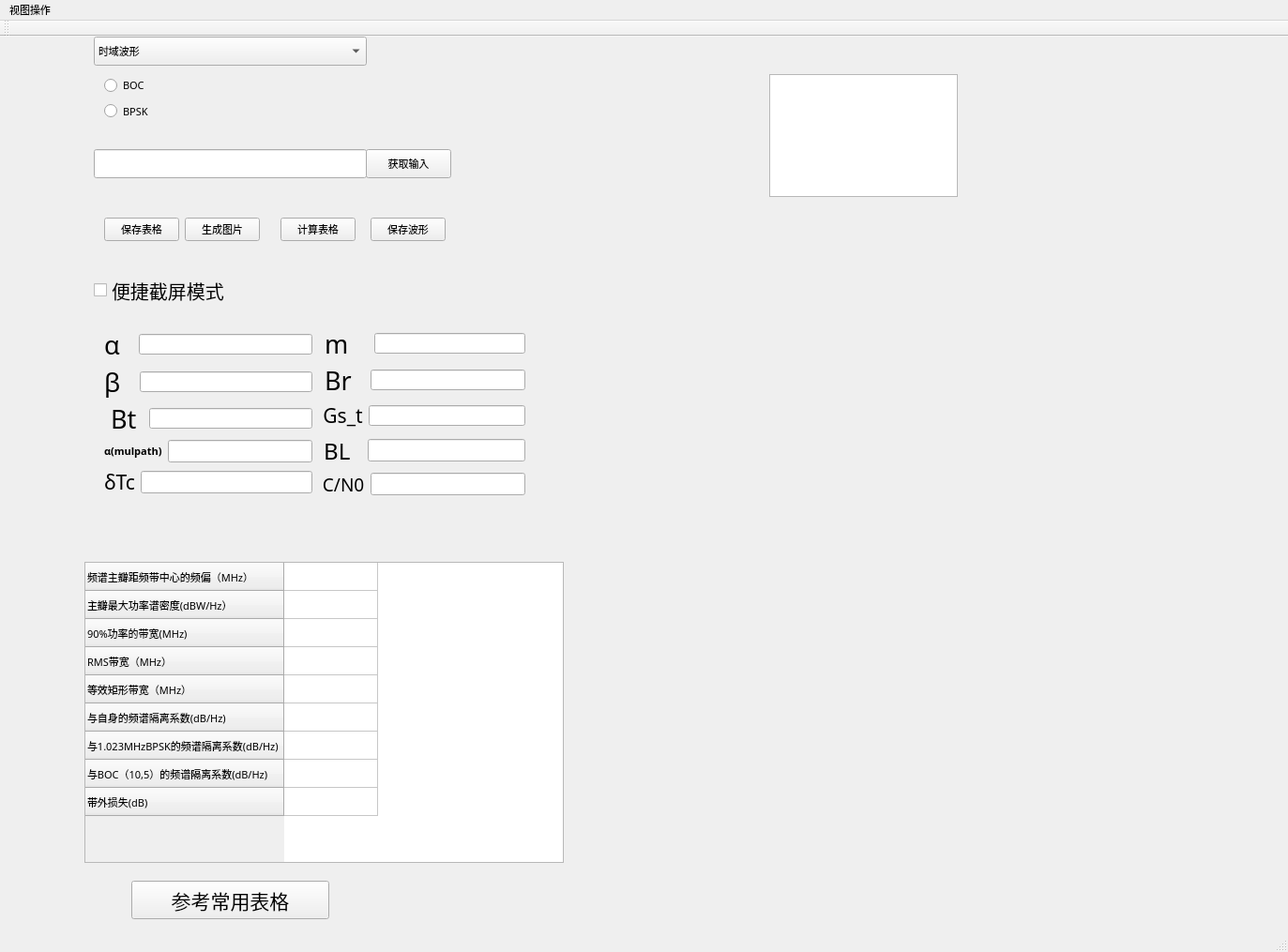
<?xml version="1.0" encoding="UTF-8"?>
<ui version="4.0">
 <class>MainWindow</class>
 <widget class="QMainWindow" name="MainWindow">
  <property name="geometry">
   <rect>
    <x>0</x>
    <y>0</y>
    <width>1373</width>
    <height>1015</height>
   </rect>
  </property>
  <property name="font">
   <font>
    <family>Bell MT</family>
    <pointsize>8</pointsize>
    <weight>50</weight>
    <bold>false</bold>
   </font>
  </property>
  <property name="windowTitle">
   <string>MainWindow</string>
  </property>
  <property name="tabShape">
   <enum>QTabWidget::Rounded</enum>
  </property>
  <widget class="QWidget" name="centralWidget">
   <widget class="QWChartview" name="chartView">
    <property name="geometry">
     <rect>
      <x>820</x>
      <y>40</y>
      <width>201</width>
      <height>131</height>
     </rect>
    </property>
   </widget>
   <widget class="QTableWidget" name="tableWidget">
    <property name="geometry">
     <rect>
      <x>90</x>
      <y>560</y>
      <width>511</width>
      <height>321</height>
     </rect>
    </property>
    <attribute name="horizontalHeaderVisible">
     <bool>false</bool>
    </attribute>
    <attribute name="horizontalHeaderCascadingSectionResizes">
     <bool>true</bool>
    </attribute>
    <attribute name="horizontalHeaderMinimumSectionSize">
     <number>20</number>
    </attribute>
    <attribute name="verticalHeaderDefaultSectionSize">
     <number>30</number>
    </attribute>
    <attribute name="verticalHeaderMinimumSectionSize">
     <number>20</number>
    </attribute>
    <row>
     <property name="text">
      <string>频谱主瓣距频带中心的频偏（MHz）</string>
     </property>
     <property name="whatsThis">
      <string notr="true"/>
     </property>
    </row>
    <row>
     <property name="text">
      <string>主瓣最大功率谱密度(dBW/Hz）</string>
     </property>
    </row>
    <row>
     <property name="text">
      <string>90%功率的带宽(MHz)</string>
     </property>
    </row>
    <row>
     <property name="text">
      <string>RMS带宽（MHz）</string>
     </property>
    </row>
    <row>
     <property name="text">
      <string>等效矩形带宽（MHz）</string>
     </property>
    </row>
    <row>
     <property name="text">
      <string>与自身的频谱隔离系数(dB/Hz)</string>
     </property>
    </row>
    <row>
     <property name="text">
      <string>与1.023MHzBPSK的频谱隔离系数(dB/Hz)</string>
     </property>
    </row>
    <row>
     <property name="text">
      <string>与BOC（10,5）的频谱隔离系数(dB/Hz)</string>
     </property>
    </row>
    <row>
     <property name="text">
      <string>带外损失(dB)</string>
     </property>
    </row>
    <column>
     <property name="text">
      <string>XXX</string>
     </property>
    </column>
   </widget>
   <widget class="QLineEdit" name="lineEdit_InputFunc">
    <property name="geometry">
     <rect>
      <x>100</x>
      <y>120</y>
      <width>291</width>
      <height>31</height>
     </rect>
    </property>
   </widget>
   <widget class="QWidget" name="horizontalLayoutWidget">
    <property name="geometry">
     <rect>
      <x>100</x>
      <y>170</y>
      <width>386</width>
      <height>71</height>
     </rect>
    </property>
    <layout class="QHBoxLayout" name="horizontalLayout">
     <item>
      <widget class="QPushButton" name="save_table">
       <property name="text">
        <string>保存表格</string>
       </property>
      </widget>
     </item>
     <item>
      <widget class="QPushButton" name="btnIniChartData">
       <property name="text">
        <string>生成图片</string>
       </property>
      </widget>
     </item>
     <item>
      <spacer name="horizontalSpacer_3">
       <property name="orientation">
        <enum>Qt::Horizontal</enum>
       </property>
       <property name="sizeHint" stdset="0">
        <size>
         <width>40</width>
         <height>20</height>
        </size>
       </property>
      </spacer>
     </item>
     <item>
      <spacer name="horizontalSpacer">
       <property name="orientation">
        <enum>Qt::Horizontal</enum>
       </property>
       <property name="sizeHint" stdset="0">
        <size>
         <width>40</width>
         <height>20</height>
        </size>
       </property>
      </spacer>
     </item>
     <item>
      <spacer name="horizontalSpacer_2">
       <property name="orientation">
        <enum>Qt::Horizontal</enum>
       </property>
       <property name="sizeHint" stdset="0">
        <size>
         <width>40</width>
         <height>20</height>
        </size>
       </property>
      </spacer>
     </item>
     <item>
      <widget class="QPushButton" name="btnIniTableData">
       <property name="text">
        <string>计算表格</string>
       </property>
      </widget>
     </item>
     <item>
      <spacer name="horizontalSpacer_5">
       <property name="orientation">
        <enum>Qt::Horizontal</enum>
       </property>
       <property name="sizeHint" stdset="0">
        <size>
         <width>40</width>
         <height>20</height>
        </size>
       </property>
      </spacer>
     </item>
     <item>
      <spacer name="horizontalSpacer_4">
       <property name="orientation">
        <enum>Qt::Horizontal</enum>
       </property>
       <property name="sizeHint" stdset="0">
        <size>
         <width>40</width>
         <height>20</height>
        </size>
       </property>
      </spacer>
     </item>
     <item>
      <widget class="QPushButton" name="save_chart">
       <property name="text">
        <string>保存波形</string>
       </property>
      </widget>
     </item>
    </layout>
   </widget>
   <widget class="QComboBox" name="combo_box_func">
    <property name="geometry">
     <rect>
      <x>100</x>
      <y>0</y>
      <width>291</width>
      <height>31</height>
     </rect>
    </property>
    <property name="editable">
     <bool>false</bool>
    </property>
    <item>
     <property name="text">
      <string>时域波形</string>
     </property>
    </item>
    <item>
     <property name="text">
      <string>自相关函数</string>
     </property>
    </item>
    <item>
     <property name="text">
      <string>功率谱密度</string>
     </property>
    </item>
    <item>
     <property name="text">
      <string>码跟踪误差</string>
     </property>
    </item>
    <item>
     <property name="text">
      <string>多径误差</string>
     </property>
    </item>
    <item>
     <property name="text">
      <string>带限自相关函数</string>
     </property>
    </item>
   </widget>
   <widget class="QWidget" name="verticalLayoutWidget">
    <property name="geometry">
     <rect>
      <x>100</x>
      <y>30</y>
      <width>291</width>
      <height>71</height>
     </rect>
    </property>
    <layout class="QVBoxLayout" name="verticalLayout">
     <item>
      <widget class="QRadioButton" name="BOC">
       <property name="text">
        <string>BOC</string>
       </property>
      </widget>
     </item>
     <item>
      <widget class="QRadioButton" name="BPSK">
       <property name="text">
        <string>BPSK</string>
       </property>
      </widget>
     </item>
    </layout>
   </widget>
   <widget class="QPushButton" name="pbtn_getedit">
    <property name="geometry">
     <rect>
      <x>390</x>
      <y>120</y>
      <width>91</width>
      <height>31</height>
     </rect>
    </property>
    <property name="text">
     <string>获取输入</string>
    </property>
   </widget>
   <widget class="QWidget" name="horizontalLayoutWidget_6">
    <property name="geometry">
     <rect>
      <x>100</x>
      <y>300</y>
      <width>471</width>
      <height>201</height>
     </rect>
    </property>
    <layout class="QHBoxLayout" name="horizontalLayout_6">
     <item>
      <layout class="QVBoxLayout" name="verticalLayout_2">
       <item>
        <layout class="QHBoxLayout" name="horizontalLayout_2">
         <item>
          <widget class="QLabel" name="label_alf">
           <property name="font">
            <font>
             <pointsize>20</pointsize>
            </font>
           </property>
           <property name="text">
            <string>α  </string>
           </property>
          </widget>
         </item>
         <item>
          <widget class="QLineEdit" name="lineEdit_alf">
           <property name="font">
            <font>
             <family>Calibri</family>
            </font>
           </property>
          </widget>
         </item>
        </layout>
       </item>
       <item>
        <layout class="QHBoxLayout" name="horizontalLayout_3">
         <item>
          <widget class="QLabel" name="label_bit">
           <property name="font">
            <font>
             <pointsize>20</pointsize>
            </font>
           </property>
           <property name="text">
            <string>β  </string>
           </property>
          </widget>
         </item>
         <item>
          <widget class="QLineEdit" name="lineEdit_bit">
           <property name="font">
            <font>
             <family>Calibri</family>
            </font>
           </property>
          </widget>
         </item>
        </layout>
       </item>
       <item>
        <layout class="QHBoxLayout" name="horizontalLayout_7">
         <item>
          <widget class="QLabel" name="label_2">
           <property name="font">
            <font>
             <pointsize>20</pointsize>
            </font>
           </property>
           <property name="text">
            <string> Bt </string>
           </property>
          </widget>
         </item>
         <item>
          <widget class="QLineEdit" name="lineEdit_bt">
           <property name="font">
            <font>
             <family>Calibri</family>
            </font>
           </property>
          </widget>
         </item>
        </layout>
       </item>
       <item>
        <layout class="QHBoxLayout" name="horizontalLayout_9">
         <item>
          <widget class="QLabel" name="label_4">
           <property name="font">
            <font>
             <pointsize>8</pointsize>
             <weight>75</weight>
             <bold>true</bold>
            </font>
           </property>
           <property name="text">
            <string>α(mulpath)</string>
           </property>
          </widget>
         </item>
         <item>
          <widget class="QLineEdit" name="lineEdit"/>
         </item>
        </layout>
       </item>
       <item>
        <layout class="QHBoxLayout" name="horizontalLayout_15">
         <item>
          <widget class="QLabel" name="label_9">
           <property name="font">
            <font>
             <pointsize>16</pointsize>
             <weight>50</weight>
             <bold>false</bold>
            </font>
           </property>
           <property name="text">
            <string>δTc</string>
           </property>
          </widget>
         </item>
         <item>
          <widget class="QLineEdit" name="lineEdit_dtc"/>
         </item>
        </layout>
       </item>
      </layout>
     </item>
     <item>
      <layout class="QVBoxLayout" name="verticalLayout_3">
       <item>
        <layout class="QHBoxLayout" name="horizontalLayout_4">
         <item>
          <widget class="QLabel" name="label_m">
           <property name="font">
            <font>
             <pointsize>20</pointsize>
            </font>
           </property>
           <property name="text">
            <string> m   </string>
           </property>
          </widget>
         </item>
         <item>
          <widget class="QLineEdit" name="lineEdit_m">
           <property name="font">
            <font>
             <family>Calibri</family>
            </font>
           </property>
          </widget>
         </item>
        </layout>
       </item>
       <item>
        <layout class="QHBoxLayout" name="horizontalLayout_5">
         <item>
          <widget class="QLabel" name="label">
           <property name="font">
            <font>
             <pointsize>20</pointsize>
            </font>
           </property>
           <property name="text">
            <string> Br  </string>
           </property>
          </widget>
         </item>
         <item>
          <widget class="QLineEdit" name="lineEdit_br">
           <property name="font">
            <font>
             <family>Calibri</family>
            </font>
           </property>
          </widget>
         </item>
        </layout>
       </item>
       <item>
        <layout class="QHBoxLayout" name="horizontalLayout_8">
         <item>
          <widget class="QLabel" name="label_3">
           <property name="font">
            <font>
             <pointsize>16</pointsize>
            </font>
           </property>
           <property name="text">
            <string> Gs_t</string>
           </property>
          </widget>
         </item>
         <item>
          <widget class="QLineEdit" name="lineEdit_gsm">
           <property name="font">
            <font>
             <family>Calibri</family>
            </font>
           </property>
          </widget>
         </item>
        </layout>
       </item>
       <item>
        <layout class="QHBoxLayout" name="horizontalLayout_16">
         <item>
          <widget class="QLabel" name="label_10">
           <property name="font">
            <font>
             <pointsize>18</pointsize>
             <weight>50</weight>
             <bold>false</bold>
            </font>
           </property>
           <property name="text">
            <string> BL  </string>
           </property>
          </widget>
         </item>
         <item>
          <widget class="QLineEdit" name="lineEdit_bl"/>
         </item>
        </layout>
       </item>
       <item>
        <layout class="QHBoxLayout" name="horizontalLayout_14">
         <item>
          <widget class="QLabel" name="label_11">
           <property name="font">
            <font>
             <pointsize>14</pointsize>
            </font>
           </property>
           <property name="text">
            <string> C/N0</string>
           </property>
          </widget>
         </item>
         <item>
          <widget class="QLineEdit" name="lineEdit_cn0"/>
         </item>
        </layout>
       </item>
      </layout>
     </item>
    </layout>
   </widget>
   <widget class="QCheckBox" name="save_screen_checkbox">
    <property name="geometry">
     <rect>
      <x>100</x>
      <y>250</y>
      <width>351</width>
      <height>41</height>
     </rect>
    </property>
    <property name="font">
     <font>
      <pointsize>15</pointsize>
     </font>
    </property>
    <property name="text">
     <string>便捷截屏模式</string>
    </property>
   </widget>
   <widget class="QPushButton" name="btn_AllTable">
    <property name="geometry">
     <rect>
      <x>140</x>
      <y>900</y>
      <width>211</width>
      <height>41</height>
     </rect>
    </property>
    <property name="font">
     <font>
      <pointsize>16</pointsize>
     </font>
    </property>
    <property name="text">
     <string>参考常用表格</string>
    </property>
   </widget>
  </widget>
  <widget class="QMenuBar" name="menuBar">
   <property name="geometry">
    <rect>
     <x>0</x>
     <y>0</y>
     <width>1373</width>
     <height>17</height>
    </rect>
   </property>
   <widget class="QMenu" name="menu">
    <property name="title">
     <string>视图操作</string>
    </property>
    <addaction name="actZoomReset"/>
    <addaction name="actZoomIn"/>
    <addaction name="actZoomOut"/>
   </widget>
   <addaction name="menu"/>
  </widget>
  <widget class="QToolBar" name="mainToolBar">
   <attribute name="toolBarArea">
    <enum>TopToolBarArea</enum>
   </attribute>
   <attribute name="toolBarBreak">
    <bool>false</bool>
   </attribute>
  </widget>
  <widget class="QStatusBar" name="statusBar"/>
  <action name="actZoomReset">
   <property name="text">
    <string>视图还原</string>
   </property>
   <property name="toolTip">
    <string>视图还原</string>
   </property>
  </action>
  <action name="actZoomIn">
   <property name="text">
    <string>视图放大</string>
   </property>
   <property name="toolTip">
    <string>视图放大</string>
   </property>
  </action>
  <action name="actZoomOut">
   <property name="text">
    <string>视图缩小</string>
   </property>
   <property name="toolTip">
    <string>视图缩小</string>
   </property>
  </action>
 </widget>
 <layoutdefault spacing="6" margin="11"/>
 <customwidgets>
  <customwidget>
   <class>QWChartview</class>
   <extends>QGraphicsView</extends>
   <header location="global">qwchartview.h</header>
  </customwidget>
 </customwidgets>
 <resources/>
 <connections/>
</ui>
